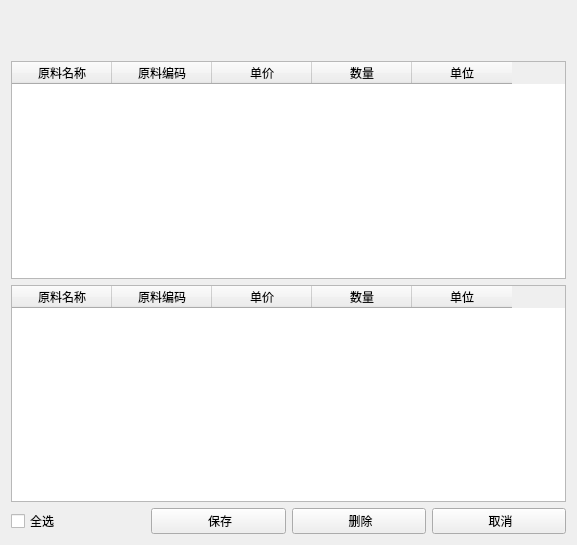
<?xml version="1.0" encoding="UTF-8"?>
<ui version="4.0">
 <class>addtranmaterial</class>
 <widget class="QWidget" name="addtranmaterial">
  <property name="geometry">
   <rect>
    <x>0</x>
    <y>0</y>
    <width>577</width>
    <height>545</height>
   </rect>
  </property>
  <property name="windowTitle">
   <string>Form</string>
  </property>
  <property name="styleSheet">
   <string notr="true"/>
  </property>
  <layout class="QVBoxLayout" name="verticalLayout">
   <item>
    <spacer name="horizontalSpacer">
     <property name="orientation">
      <enum>Qt::Horizontal</enum>
     </property>
     <property name="sizeHint" stdset="0">
      <size>
       <width>40</width>
       <height>25</height>
      </size>
     </property>
    </spacer>
   </item>
   <item>
    <spacer name="horizontalSpacer_2">
     <property name="orientation">
      <enum>Qt::Horizontal</enum>
     </property>
     <property name="sizeHint" stdset="0">
      <size>
       <width>40</width>
       <height>25</height>
      </size>
     </property>
    </spacer>
   </item>
   <item>
    <widget class="QTableWidget" name="tableWidgetData">
     <column>
      <property name="text">
       <string>原料名称</string>
      </property>
     </column>
     <column>
      <property name="text">
       <string>原料编码</string>
      </property>
     </column>
     <column>
      <property name="text">
       <string>单价</string>
      </property>
     </column>
     <column>
      <property name="text">
       <string>数量</string>
      </property>
     </column>
     <column>
      <property name="text">
       <string>单位</string>
      </property>
     </column>
    </widget>
   </item>
   <item>
    <widget class="QTableWidget" name="tableWidgetEditData">
     <column>
      <property name="text">
       <string>原料名称</string>
      </property>
     </column>
     <column>
      <property name="text">
       <string>原料编码</string>
      </property>
     </column>
     <column>
      <property name="text">
       <string>单价</string>
      </property>
     </column>
     <column>
      <property name="text">
       <string>数量</string>
      </property>
     </column>
     <column>
      <property name="text">
       <string>单位</string>
      </property>
     </column>
    </widget>
   </item>
   <item>
    <layout class="QHBoxLayout" name="horizontalLayout_2">
     <item>
      <widget class="QCheckBox" name="checkBoxAllSelect">
       <property name="text">
        <string>全选</string>
       </property>
       <property name="icon">
        <iconset resource="../../../res.qrc">
         <normaloff>:/image/image/全选.png</normaloff>:/image/image/全选.png</iconset>
       </property>
      </widget>
     </item>
     <item>
      <widget class="QPushButton" name="pushButtonSave">
       <property name="styleSheet">
        <string notr="true"/>
       </property>
       <property name="text">
        <string> 保存</string>
       </property>
       <property name="icon">
        <iconset resource="../../../res.qrc">
         <normaloff>:/image/image/save.png</normaloff>:/image/image/save.png</iconset>
       </property>
      </widget>
     </item>
     <item>
      <widget class="QPushButton" name="pushButtonDel">
       <property name="text">
        <string> 删除</string>
       </property>
       <property name="icon">
        <iconset resource="../../../res.qrc">
         <normaloff>:/image/image/删 除.png</normaloff>:/image/image/删 除.png</iconset>
       </property>
      </widget>
     </item>
     <item>
      <widget class="QPushButton" name="pushButtonCancel">
       <property name="text">
        <string> 取消</string>
       </property>
       <property name="icon">
        <iconset resource="../../../res.qrc">
         <normaloff>:/image/image/cancel.png</normaloff>:/image/image/cancel.png</iconset>
       </property>
      </widget>
     </item>
    </layout>
   </item>
  </layout>
 </widget>
 <resources>
  <include location="../../../res.qrc"/>
 </resources>
 <connections/>
</ui>
